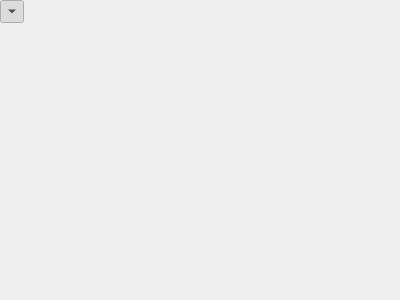
<?xml version="1.0" encoding="UTF-8"?>
<ui version="4.0">
 <class>vcl::qt::ParameterSubFrame</class>
 <widget class="QFrame" name="vcl::qt::ParameterSubFrame">
  <property name="geometry">
   <rect>
    <x>0</x>
    <y>0</y>
    <width>400</width>
    <height>300</height>
   </rect>
  </property>
  <property name="windowTitle">
   <string>Frame</string>
  </property>
  <layout class="QGridLayout" name="gridLayout">
   <property name="leftMargin">
    <number>0</number>
   </property>
   <property name="topMargin">
    <number>0</number>
   </property>
   <property name="rightMargin">
    <number>0</number>
   </property>
   <property name="bottomMargin">
    <number>0</number>
   </property>
   <item row="1" column="0" colspan="2">
    <widget class="QFrame" name="subFrame">
     <property name="frameShape">
      <enum>QFrame::NoFrame</enum>
     </property>
     <property name="frameShadow">
      <enum>QFrame::Plain</enum>
     </property>
    </widget>
   </item>
   <item row="0" column="0" colspan="2">
    <widget class="QFrame" name="headerFrame">
     <property name="sizePolicy">
      <sizepolicy hsizetype="Preferred" vsizetype="Fixed">
       <horstretch>0</horstretch>
       <verstretch>0</verstretch>
      </sizepolicy>
     </property>
     <property name="frameShape">
      <enum>QFrame::NoFrame</enum>
     </property>
     <property name="frameShadow">
      <enum>QFrame::Plain</enum>
     </property>
     <layout class="QHBoxLayout" name="horizontalLayout">
      <property name="leftMargin">
       <number>0</number>
      </property>
      <property name="topMargin">
       <number>0</number>
      </property>
      <property name="rightMargin">
       <number>0</number>
      </property>
      <property name="bottomMargin">
       <number>0</number>
      </property>
      <item>
       <widget class="QToolButton" name="toolButton">
        <property name="text">
         <string>...</string>
        </property>
        <property name="checkable">
         <bool>true</bool>
        </property>
        <property name="checked">
         <bool>true</bool>
        </property>
        <property name="toolButtonStyle">
         <enum>Qt::ToolButtonIconOnly</enum>
        </property>
        <property name="arrowType">
         <enum>Qt::DownArrow</enum>
        </property>
       </widget>
      </item>
      <item>
       <widget class="QLabel" name="titleLabel">
        <property name="text">
         <string/>
        </property>
       </widget>
      </item>
     </layout>
    </widget>
   </item>
  </layout>
 </widget>
 <resources/>
 <connections/>
</ui>
